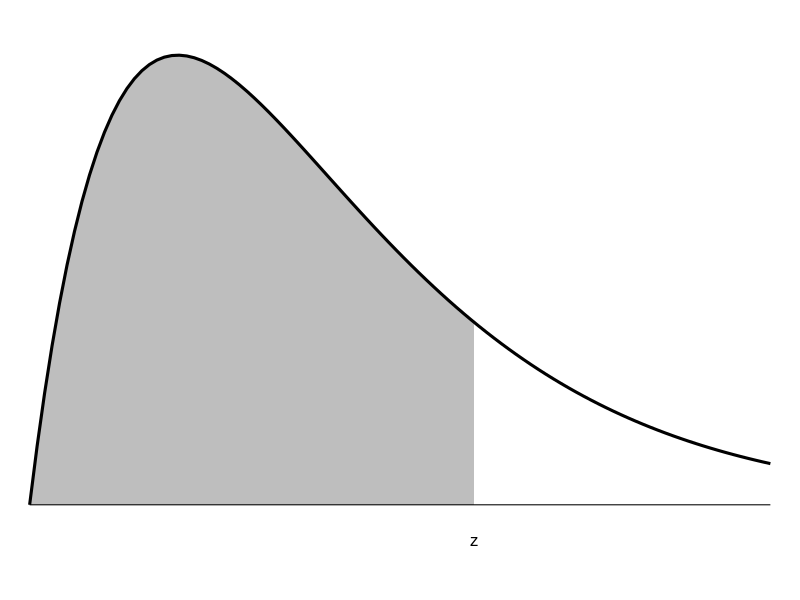

Recreate this plot in R.
pdf(file="chisq_diagram.pdf",width=5,height=3)
df <- 4
n <- 100 # smoothness
zval <- 6
xmax <- 10  # extent of horizontal axis
par(lend=1)
par(mar=c(2,0,0,0))
x <- seq(from=0,to=xmax,len=n)
plot(x,dchisq(x,df=df),axes=FALSE,xlab='',ylab='',lwd=3,type='n',asp=33)

x <- seq(from=0,to=zval,len=n)
polygon(x=c(x,rev(x)),y=c(rep(0,n),dchisq(rev(x),df=df)),col='gray',border=NA)

x <- seq(from=0,to=xmax,len=n)
points(x,dchisq(x,df=df),type='l',lwd=3)
segments(x0=0,y0=0,x1=xmax)
par(xpd=TRUE)
text(zval,-0.015,'z')

dev.off()
